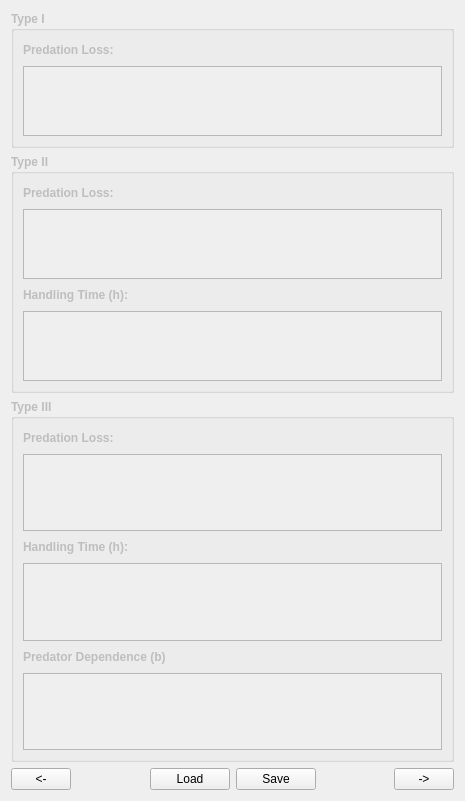
<?xml version="1.0" encoding="UTF-8"?>
<ui version="4.0">
 <class>Simulation_Tab4_PredationTab</class>
 <widget class="QWidget" name="Simulation_Tab4_PredationTab">
  <property name="geometry">
   <rect>
    <x>0</x>
    <y>0</y>
    <width>465</width>
    <height>801</height>
   </rect>
  </property>
  <property name="windowTitle">
   <string>Form</string>
  </property>
  <layout class="QVBoxLayout" name="verticalLayout">
   <item>
    <widget class="QGroupBox" name="Simulation_Tab4_TypeIGB">
     <property name="enabled">
      <bool>false</bool>
     </property>
     <property name="font">
      <font>
       <weight>75</weight>
       <bold>true</bold>
      </font>
     </property>
     <property name="title">
      <string>Type I</string>
     </property>
     <layout class="QVBoxLayout" name="verticalLayout_4">
      <item>
       <layout class="QHBoxLayout" name="horizontalLayout">
        <item>
         <widget class="QLabel" name="label">
          <property name="text">
           <string>Predation Loss:</string>
          </property>
         </widget>
        </item>
        <item>
         <spacer name="horizontalSpacer">
          <property name="orientation">
           <enum>Qt::Horizontal</enum>
          </property>
          <property name="sizeHint" stdset="0">
           <size>
            <width>40</width>
            <height>20</height>
           </size>
          </property>
         </spacer>
        </item>
       </layout>
      </item>
      <item>
       <widget class="QTableView" name="Simulation_Tab4_TypeIPredationLossTV">
        <property name="font">
         <font>
          <weight>50</weight>
          <bold>false</bold>
         </font>
        </property>
       </widget>
      </item>
     </layout>
    </widget>
   </item>
   <item>
    <widget class="QGroupBox" name="Simulation_Tab4_TypeIIGB">
     <property name="enabled">
      <bool>false</bool>
     </property>
     <property name="font">
      <font>
       <weight>75</weight>
       <bold>true</bold>
      </font>
     </property>
     <property name="title">
      <string>Type II</string>
     </property>
     <layout class="QVBoxLayout" name="verticalLayout_5">
      <item>
       <layout class="QHBoxLayout" name="horizontalLayout_2">
        <item>
         <widget class="QLabel" name="label_2">
          <property name="text">
           <string>Predation Loss:</string>
          </property>
         </widget>
        </item>
        <item>
         <spacer name="horizontalSpacer_2">
          <property name="orientation">
           <enum>Qt::Horizontal</enum>
          </property>
          <property name="sizeHint" stdset="0">
           <size>
            <width>40</width>
            <height>20</height>
           </size>
          </property>
         </spacer>
        </item>
       </layout>
      </item>
      <item>
       <widget class="QTableView" name="Simulation_Tab4_TypeIIPredationLossTV">
        <property name="font">
         <font>
          <weight>50</weight>
          <bold>false</bold>
         </font>
        </property>
        <property name="toolTip">
         <string/>
        </property>
        <property name="statusTip">
         <string/>
        </property>
       </widget>
      </item>
      <item>
       <layout class="QHBoxLayout" name="horizontalLayout_5">
        <item>
         <widget class="QLabel" name="label_5">
          <property name="text">
           <string>Handling Time (h):</string>
          </property>
         </widget>
        </item>
        <item>
         <spacer name="horizontalSpacer_5">
          <property name="orientation">
           <enum>Qt::Horizontal</enum>
          </property>
          <property name="sizeHint" stdset="0">
           <size>
            <width>40</width>
            <height>20</height>
           </size>
          </property>
         </spacer>
        </item>
       </layout>
      </item>
      <item>
       <widget class="QTableView" name="Simulation_Tab4_TypeIIHandlingTimeTV">
        <property name="font">
         <font>
          <weight>50</weight>
          <bold>false</bold>
         </font>
        </property>
        <property name="toolTip">
         <string/>
        </property>
        <property name="statusTip">
         <string/>
        </property>
       </widget>
      </item>
     </layout>
    </widget>
   </item>
   <item>
    <widget class="QGroupBox" name="Simulation_Tab4_TypeIIIGB">
     <property name="enabled">
      <bool>false</bool>
     </property>
     <property name="font">
      <font>
       <weight>75</weight>
       <bold>true</bold>
      </font>
     </property>
     <property name="title">
      <string>Type III</string>
     </property>
     <layout class="QVBoxLayout" name="verticalLayout_6">
      <item>
       <layout class="QHBoxLayout" name="horizontalLayout_3">
        <item>
         <widget class="QLabel" name="label_3">
          <property name="text">
           <string>Predation Loss:</string>
          </property>
         </widget>
        </item>
        <item>
         <spacer name="horizontalSpacer_3">
          <property name="orientation">
           <enum>Qt::Horizontal</enum>
          </property>
          <property name="sizeHint" stdset="0">
           <size>
            <width>40</width>
            <height>20</height>
           </size>
          </property>
         </spacer>
        </item>
       </layout>
      </item>
      <item>
       <widget class="QTableView" name="Simulation_Tab4_TypeIIIPredationLossTV">
        <property name="font">
         <font>
          <weight>50</weight>
          <bold>false</bold>
         </font>
        </property>
        <property name="toolTip">
         <string/>
        </property>
        <property name="statusTip">
         <string/>
        </property>
       </widget>
      </item>
      <item>
       <layout class="QHBoxLayout" name="horizontalLayout_4">
        <item>
         <widget class="QLabel" name="label_4">
          <property name="text">
           <string>Handling Time (h):</string>
          </property>
         </widget>
        </item>
        <item>
         <spacer name="horizontalSpacer_4">
          <property name="orientation">
           <enum>Qt::Horizontal</enum>
          </property>
          <property name="sizeHint" stdset="0">
           <size>
            <width>40</width>
            <height>20</height>
           </size>
          </property>
         </spacer>
        </item>
       </layout>
      </item>
      <item>
       <widget class="QTableView" name="Simulation_Tab4_TypeIIIHandlingTimeTV">
        <property name="font">
         <font>
          <weight>50</weight>
          <bold>false</bold>
         </font>
        </property>
        <property name="toolTip">
         <string/>
        </property>
        <property name="statusTip">
         <string/>
        </property>
       </widget>
      </item>
      <item>
       <layout class="QHBoxLayout" name="horizontalLayout_6">
        <item>
         <widget class="QLabel" name="label_6">
          <property name="text">
           <string>Predator Dependence (b)</string>
          </property>
         </widget>
        </item>
        <item>
         <spacer name="horizontalSpacer_6">
          <property name="orientation">
           <enum>Qt::Horizontal</enum>
          </property>
          <property name="sizeHint" stdset="0">
           <size>
            <width>40</width>
            <height>20</height>
           </size>
          </property>
         </spacer>
        </item>
       </layout>
      </item>
      <item>
       <widget class="QTableView" name="Simulation_Tab4_TypeIIIPredatorDependenceTV">
        <property name="font">
         <font>
          <weight>50</weight>
          <bold>false</bold>
         </font>
        </property>
        <property name="toolTip">
         <string/>
        </property>
        <property name="statusTip">
         <string/>
        </property>
       </widget>
      </item>
     </layout>
    </widget>
   </item>
   <item>
    <layout class="QHBoxLayout" name="horizontalLayout_88">
     <item>
      <widget class="QPushButton" name="Simulation_Tab4_PrevPB">
       <property name="sizePolicy">
        <sizepolicy hsizetype="Fixed" vsizetype="Fixed">
         <horstretch>0</horstretch>
         <verstretch>0</verstretch>
        </sizepolicy>
       </property>
       <property name="minimumSize">
        <size>
         <width>60</width>
         <height>0</height>
        </size>
       </property>
       <property name="maximumSize">
        <size>
         <width>60</width>
         <height>16777215</height>
        </size>
       </property>
       <property name="toolTip">
        <string>Go to the previous page</string>
       </property>
       <property name="statusTip">
        <string>Go to the previous page</string>
       </property>
       <property name="text">
        <string>&lt;-</string>
       </property>
      </widget>
     </item>
     <item>
      <spacer name="horizontalSpacer_100">
       <property name="orientation">
        <enum>Qt::Horizontal</enum>
       </property>
       <property name="sizeHint" stdset="0">
        <size>
         <width>40</width>
         <height>20</height>
        </size>
       </property>
      </spacer>
     </item>
     <item>
      <widget class="QPushButton" name="Simulation_Tab4_LoadPB">
       <property name="enabled">
        <bool>true</bool>
       </property>
       <property name="toolTip">
        <string>Load table data</string>
       </property>
       <property name="statusTip">
        <string>Load table data</string>
       </property>
       <property name="text">
        <string>Load</string>
       </property>
      </widget>
     </item>
     <item>
      <widget class="QPushButton" name="Simulation_Tab4_SavePB">
       <property name="enabled">
        <bool>true</bool>
       </property>
       <property name="toolTip">
        <string>Save table data</string>
       </property>
       <property name="statusTip">
        <string>Save table data</string>
       </property>
       <property name="text">
        <string>Save</string>
       </property>
      </widget>
     </item>
     <item>
      <spacer name="verticalSpacer_46">
       <property name="orientation">
        <enum>Qt::Horizontal</enum>
       </property>
       <property name="sizeType">
        <enum>QSizePolicy::Expanding</enum>
       </property>
       <property name="sizeHint" stdset="0">
        <size>
         <width>48</width>
         <height>20</height>
        </size>
       </property>
      </spacer>
     </item>
     <item>
      <widget class="QPushButton" name="Simulation_Tab4_NextPB">
       <property name="enabled">
        <bool>true</bool>
       </property>
       <property name="sizePolicy">
        <sizepolicy hsizetype="Fixed" vsizetype="Fixed">
         <horstretch>0</horstretch>
         <verstretch>0</verstretch>
        </sizepolicy>
       </property>
       <property name="minimumSize">
        <size>
         <width>60</width>
         <height>0</height>
        </size>
       </property>
       <property name="maximumSize">
        <size>
         <width>60</width>
         <height>16777215</height>
        </size>
       </property>
       <property name="toolTip">
        <string>Go to the next tab page</string>
       </property>
       <property name="statusTip">
        <string>Go to the next tab page</string>
       </property>
       <property name="text">
        <string>-&gt;</string>
       </property>
      </widget>
     </item>
    </layout>
   </item>
  </layout>
 </widget>
 <resources/>
 <connections/>
</ui>
